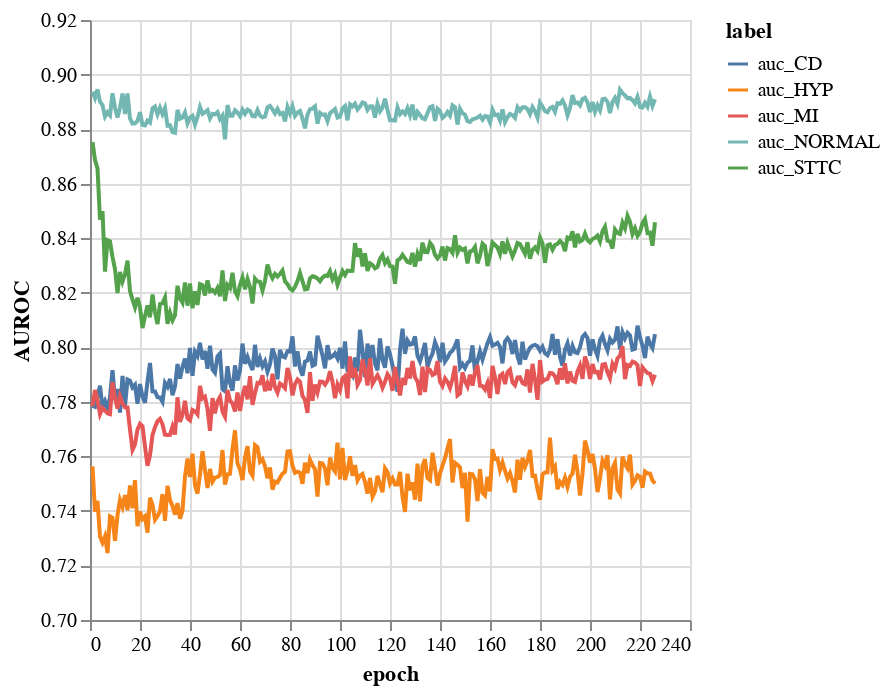

Notebook code for this chart:
### Code cell
import altair as alt
df.group_by("epoch").agg(
    pl.col(col).sum() for col in df.columns if col not in ["epoch", "step", ]
).unpivot(
    index="epoch",
    on = ["auc_CD", "auc_HYP", "auc_MI", "auc_NORMAL", "auc_STTC"],
    value_name="AUROC",
    variable_name="label",
).plot.line(
    alt.X("epoch"),
    alt.Y("AUROC").scale(domain=(0.7, 0.92)),
    color="label"
)

### Figure 1 — Vega-Lite specification as saved in the notebook (floating-point values rounded to 4 significant figures; data arrays with more than 128 entries replaced by an {"elided": "..."} marker saying what was removed)
{"config": {"view": {"continuousWidth": 300, "continuousHeight": 300}}, "data": {"name": "data-194d657bc23d847040ad7b2dbd56105b"}, "mark": {"type": "line", "tooltip": true}, "encoding": {"color": {"field": "label", "type": "nominal"}, "x": {"field": "epoch", "type": "quantitative"}, "y": {"field": "AUROC", "scale": {"domain": [0.7, 0.92]}, "type": "quantitative"}}, "params": [{"name": "param_3", "select": {"type": "interval", "encodings": ["x", "y"]}, "bind": "scales"}], "$schema": "https://vega.github.io/schema/vega-lite/v5.20.1.json", "datasets": {"data-194d657bc23d847040ad7b2dbd56105b": {"elided": "1130 records"}}}
